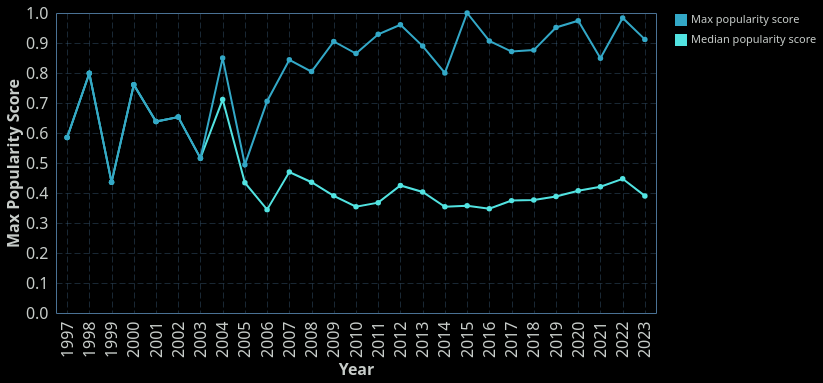

Vega-Lite specification stored for this chart:
### Vega-Lite specification from a JSON file in a GitHub repository (floating-point values rounded to 4 significant figures)
{"config": {"view": {"continuousWidth": 400, "continuousHeight": 300, "stroke": "#4A7295", "strokeWidth": 1}, "background": "#000000", "mark": {"color": "#6495ED"}, "arc": {"fill": "#6495ED"}, "area": {"fill": "#6495ED", "line": true, "fillOpacity": 0.1}, "line": {"stroke": "#6495ED", "strokeWidth": 2}, "path": {"stroke": "#6495ED"}, "rect": {"fill": "#6495ED"}, "shape": {"stroke": "#6495ED"}, "symbol": {"fill": "#6495ED"}, "title": {"color": "#C7CCC9", "anchor": "start", "dy": -15, "fontSize": 16, "font": "IBM Plex Sans,system-ui,-apple-system,BlinkMacSystemFont,\".sfnstext-regular\",sans-serif", "fontWeight": 600}, "axisBand": {"grid": false}, "axis": {"labelColor": "#C7CCC9", "labelFontSize": 16, "labelFont": "IBM Plex Sans Condensed, system-ui, -apple-system, BlinkMacSystemFont, \".SFNSText-Regular\", sans-serif", "labelFontWeight": 400, "titleColor": "#C7CCC9", "titleFontWeight": 600, "titleFontSize": 16, "grid": true, "gridColor": "#4A7295", "labelAngle": 0, "domainColor": null, "tickColor": null, "labelPadding": 2, "tickSize": 6, "tickWidth": 0.5, "gridOpacity": 1, "gridZ": 1}, "axisX": {"gridDash": [6, 3], "gridWidth": 0.35, "gridColor": "#4A7295", "labelAngle": 0}, "axisY": {"gridDash": [6, 3], "gridWidth": 0.35, "gridColor": "#4A7295"}, "layer": {"grid": 1, "mark": 0}, "legend": {"labelFontSize": 11, "padding": 1, "symbolType": "square", "labelColor": "#C7CCC9", "titleColor": "#C7CCC9"}, "style": {"guide-label": {"font": "IBM Plex Sans,system-ui,-apple-system,BlinkMacSystemFont,\".sfnstext-regular\",sans-serif", "fill": "#C7CCC9", "fontWeight": 400}, "guide-title": {"font": "IBM Plex Sans,system-ui,-apple-system,BlinkMacSystemFont,\".sfnstext-regular\",sans-serif", "fill": "#C7CCC9", "fontWeight": 400}}, "range": {"category": ["#33a8c7ff", "#52e3e1ff", "#a0e426ff", "#fdf148ff", "#ffab00ff", "#f77976ff", "#f050aeff", "#d883ffff", "#9336fdff"]}}, "layer": [{"data": {"name": "data-d6be3ff1d28c2ab2db843e9f72fd87d9"}, "mark": {"type": "line", "color": "lightblue", "point": true}, "encoding": {"color": {"field": "label", "legend": {"title": ""}, "type": "nominal"}, "tooltip": [{"field": "year", "type": "ordinal"}, {"aggregate": "median", "field": "popularity_score", "type": "quantitative"}], "x": {"axis": {"labelAngle": 270}, "field": "year", "type": "ordinal"}, "y": {"aggregate": "median", "field": "popularity_score", "type": "quantitative"}}}, {"data": {"name": "data-90a7aa8d2895c04285722d5dead63bfd"}, "mark": {"type": "line", "color": "lightblue", "point": true}, "encoding": {"color": {"field": "label", "legend": {"title": ""}, "type": "nominal"}, "tooltip": [{"field": "name", "type": "nominal"}, {"field": "year", "type": "ordinal"}, {"field": "popularity_score", "type": "quantitative"}], "x": {"axis": {"labelAngle": 270}, "field": "year", "title": "Year", "type": "ordinal"}, "y": {"field": "popularity_score", "title": "Max Popularity Score", "type": "quantitative"}}}], "width": 600, "$schema": "https://vega.github.io/schema/vega-lite/v5.20.1.json", "datasets": {"data-d6be3ff1d28c2ab2db843e9f72fd87d9": [{"year": 1997, "popularity_score": 0.5848, "label": "Median popularity score"}, {"year": 1998, "popularity_score": 0.7991, "label": "Median popularity score"}, {"year": 1999, "popularity_score": 0.4355, "label": "Median popularity score"}, {"year": 2000, "popularity_score": 0.7611, "label": "Median popularity score"}, {"year": 2001, "popularity_score": 0.6382, "label": "Median popularity score"}, {"year": 2002, "popularity_score": 0.6532, "label": "Median popularity score"}, {"year": 2003, "popularity_score": 0.5162, "label": "Median popularity score"}, {"year": 2004, "popularity_score": 0.7116, "label": "Median popularity score"}, {"year": 2005, "popularity_score": 0.4342, "label": "Median popularity score"}, {"year": 2006, "popularity_score": 0.3445, "label": "Median popularity score"}, {"year": 2007, "popularity_score": 0.4701, "label": "Median popularity score"}, {"year": 2008, "popularity_score": 0.4359, "label": "Median popularity score"}, {"year": 2009, "popularity_score": 0.3907, "label": "Median popularity score"}, {"year": 2010, "popularity_score": 0.3542, "label": "Median popularity score"}, {"year": 2011, "popularity_score": 0.3678, "label": "Median popularity score"}, {"year": 2012, "popularity_score": 0.4252, "label": "Median popularity score"}, {"year": 2013, "popularity_score": 0.4034, "label": "Median popularity score"}, {"year": 2014, "popularity_score": 0.354, "label": "Median popularity score"}, {"year": 2015, "popularity_score": 0.3575, "label": "Median popularity score"}, {"year": 2016, "popularity_score": 0.3475, "label": "Median popularity score"}, {"year": 2017, "popularity_score": 0.3746, "label": "Median popularity score"}, {"year": 2018, "popularity_score": 0.377, "label": "Median popularity score"}, {"year": 2019, "popularity_score": 0.3883, "label": "Median popularity score"}, {"year": 2020, "popularity_score": 0.4077, "label": "Median popularity score"}, {"year": 2021, "popularity_score": 0.4211, "label": "Median popularity score"}, {"year": 2022, "popularity_score": 0.4474, "label": "Median popularity score"}, {"year": 2023, "popularity_score": 0.3903, "label": "Median popularity score"}], "data-90a7aa8d2895c04285722d5dead63bfd": [{"year": 1997, "popularity_score": 0.5848, "name": "POSTAL", "label": "Max popularity score"}, {"year": 1998, "popularity_score": 0.7991, "name": "Half-Life", "label": "Max popularity score"}, {"year": 1999, "popularity_score": 0.4355, "name": "Legacy of Kain: Soul Reaver", "label": "Max popularity score"}, {"year": 2000, "popularity_score": 0.7611, "name": "Counter-Strike", "label": "Max popularity score"}, {"year": 2001, "popularity_score": 0.6382, "name": "Half-Life: Blue Shift", "label": "Max popularity score"}, {"year": 2002, "popularity_score": 0.6532, "name": "Mafia", "label": "Max popularity score"}, {"year": 2003, "popularity_score": 0.5162, "name": "Day of Defeat", "label": "Max popularity score"}, {"year": 2004, "popularity_score": 0.8497, "name": "Half-Life 2", "label": "Max popularity score"}, {"year": 2005, "popularity_score": 0.4944, "name": "Sid Meier's Pirates!", "label": "Max popularity score"}, {"year": 2006, "popularity_score": 0.7059, "name": "Psychonauts", "label": "Max popularity score"}, {"year": 2007, "popularity_score": 0.8438, "name": "Team Fortress 2", "label": "Max popularity score"}, {"year": 2008, "popularity_score": 0.8047, "name": "Grand Theft Auto: San Andreas", "label": "Max popularity score"}, {"year": 2009, "popularity_score": 0.9052, "name": "Left 4 Dead 2", "label": "Max popularity score"}, {"year": 2010, "popularity_score": 0.8647, "name": "Fallout: New Vegas", "label": "Max popularity score"}, {"year": 2011, "popularity_score": 0.929, "name": "Terraria", "label": "Max popularity score"}, {"year": 2012, "popularity_score": 0.9609, "name": "Counter-Strike: Global Offensive", "label": "Max popularity score"}, {"year": 2013, "popularity_score": 0.8897, "name": "PAYDAY 2", "label": "Max popularity score"}, {"year": 2014, "popularity_score": 0.8002, "name": "The Binding of Isaac: Rebirth", "label": "Max popularity score"}, {"year": 2015, "popularity_score": 1.0, "name": "Grand Theft Auto V", "label": "Max popularity score"}, {"year": 2016, "popularity_score": 0.9069, "name": "Stardew Valley", "label": "Max popularity score"}, {"year": 2017, "popularity_score": 0.8713, "name": "Hollow Knight", "label": "Max popularity score"}, {"year": 2018, "popularity_score": 0.8763, "name": "Monster Hunter: World", "label": "Max popularity score"}, {"year": 2019, "popularity_score": 0.9517, "name": "Red Dead Redemption 2", "label": "Max popularity score"}, {"year": 2020, "popularity_score": 0.9744, "name": "Cyberpunk 2077", "label": "Max popularity score"}, {"year": 2021, "popularity_score": 0.8495, "name": "Halo Infinite", "label": "Max popularity score"}, {"year": 2022, "popularity_score": 0.9835, "name": "ELDEN RING", "label": "Max popularity score"}, {"year": 2023, "popularity_score": 0.9121, "name": "Hogwarts Legacy", "label": "Max popularity score"}]}}
